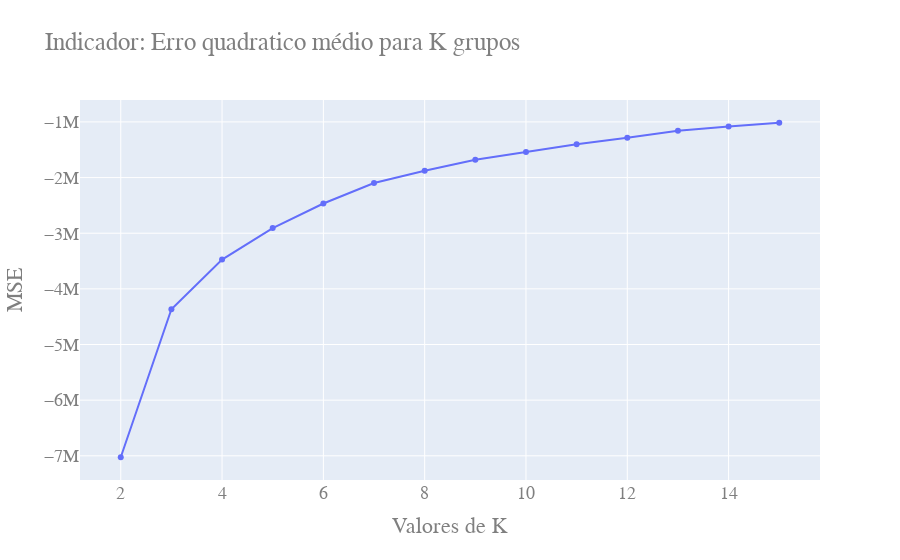

This figure's notebook cell:
### Code cell
fig =go.Figure()
fig.add_trace(go.Scatter(x = faixa_n_clusters, y = valores_score))
fig.update_layout(
    title="Indicador: Erro quadratico médio para K grupos",
    xaxis_title="Valores de K",
    yaxis_title="MSE",
    font=dict(
        family="Courier New, monospace",
        size=18,
        color="#7f7f7f"
    )
)
fig.show()

### Figure 1 — Plotly figure (JSON) as saved in the notebook; plotly's stock layout.template omitted (floating-point values rounded to 4 significant figures)
{"data": [{"type": "scatter", "x": [2, 3, 4, 5, 6, 7, 8, 9, 10, 11, 12, 13, 14, 15], "y": [-7026000.0, -4367000.0, -3473000.0, -2907000.0, -2466000.0, -2097000.0, -1877000.0, -1679000.0, -1540000.0, -1399000.0, -1283000.0, -1160000.0, -1081000.0, -1015000.0]}], "layout": {"font": {"color": "#7f7f7f", "family": "Courier New, monospace", "size": 18}, "title": {"text": "Indicador: Erro quadratico médio para K grupos"}, "xaxis": {"title": {"text": "Valores de K"}}, "yaxis": {"title": {"text": "MSE"}}}}
